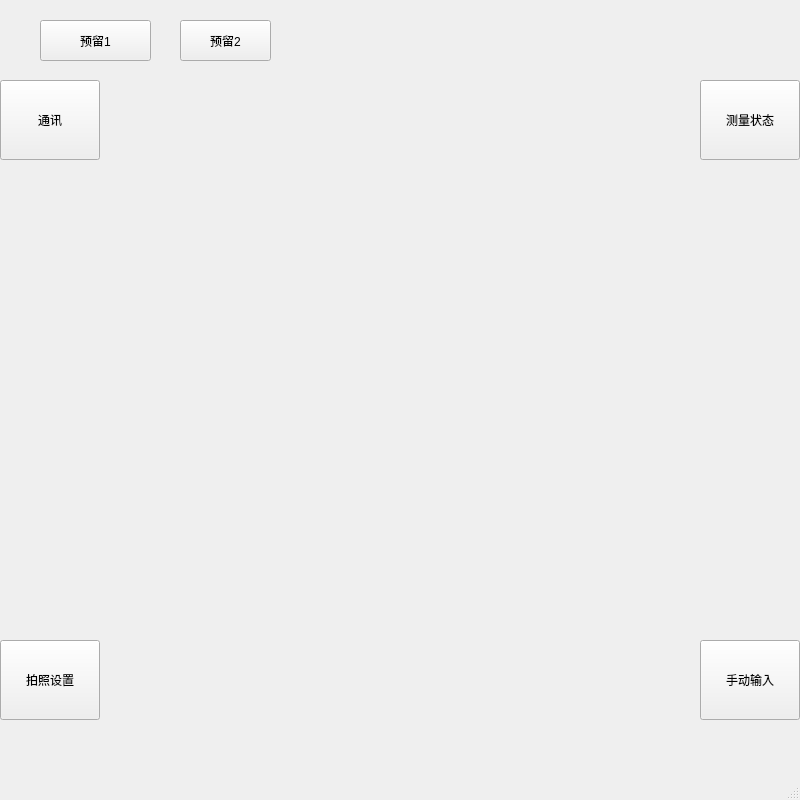
<?xml version="1.0" encoding="UTF-8"?>
<ui version="4.0">
 <class>MainWindow</class>
 <widget class="QMainWindow" name="MainWindow">
  <property name="geometry">
   <rect>
    <x>0</x>
    <y>0</y>
    <width>800</width>
    <height>800</height>
   </rect>
  </property>
  <property name="windowTitle">
   <string>MainWindow</string>
  </property>
  <widget class="QWidget" name="centralwidget">
   <widget class="QLabel" name="imgWin">
    <property name="geometry">
     <rect>
      <x>0</x>
      <y>80</y>
      <width>800</width>
      <height>640</height>
     </rect>
    </property>
    <property name="text">
     <string/>
    </property>
    <property name="pixmap">
     <pixmap>black.png</pixmap>
    </property>
    <property name="scaledContents">
     <bool>true</bool>
    </property>
   </widget>
   <widget class="QPushButton" name="measurementStateButton">
    <property name="geometry">
     <rect>
      <x>700</x>
      <y>80</y>
      <width>100</width>
      <height>80</height>
     </rect>
    </property>
    <property name="text">
     <string>测量状态</string>
    </property>
   </widget>
   <widget class="QPushButton" name="communicationButton">
    <property name="geometry">
     <rect>
      <x>0</x>
      <y>80</y>
      <width>100</width>
      <height>80</height>
     </rect>
    </property>
    <property name="text">
     <string>通讯</string>
    </property>
   </widget>
   <widget class="QPushButton" name="settingsButton">
    <property name="geometry">
     <rect>
      <x>0</x>
      <y>640</y>
      <width>100</width>
      <height>80</height>
     </rect>
    </property>
    <property name="text">
     <string>拍照设置</string>
    </property>
   </widget>
   <widget class="QPushButton" name="manualSettingButton">
    <property name="geometry">
     <rect>
      <x>700</x>
      <y>640</y>
      <width>100</width>
      <height>80</height>
     </rect>
    </property>
    <property name="text">
     <string>手动输入</string>
    </property>
   </widget>
   <widget class="QPushButton" name="ReservedButton1">
    <property name="geometry">
     <rect>
      <x>40</x>
      <y>20</y>
      <width>111</width>
      <height>41</height>
     </rect>
    </property>
    <property name="text">
     <string>预留1</string>
    </property>
   </widget>
   <widget class="QPushButton" name="ReservedButton2">
    <property name="geometry">
     <rect>
      <x>180</x>
      <y>20</y>
      <width>91</width>
      <height>41</height>
     </rect>
    </property>
    <property name="text">
     <string>预留2</string>
    </property>
   </widget>
  </widget>
  <widget class="QMenuBar" name="menubar">
   <property name="geometry">
    <rect>
     <x>0</x>
     <y>0</y>
     <width>800</width>
     <height>23</height>
    </rect>
   </property>
  </widget>
  <widget class="QStatusBar" name="statusbar"/>
 </widget>
 <resources/>
 <connections/>
</ui>
